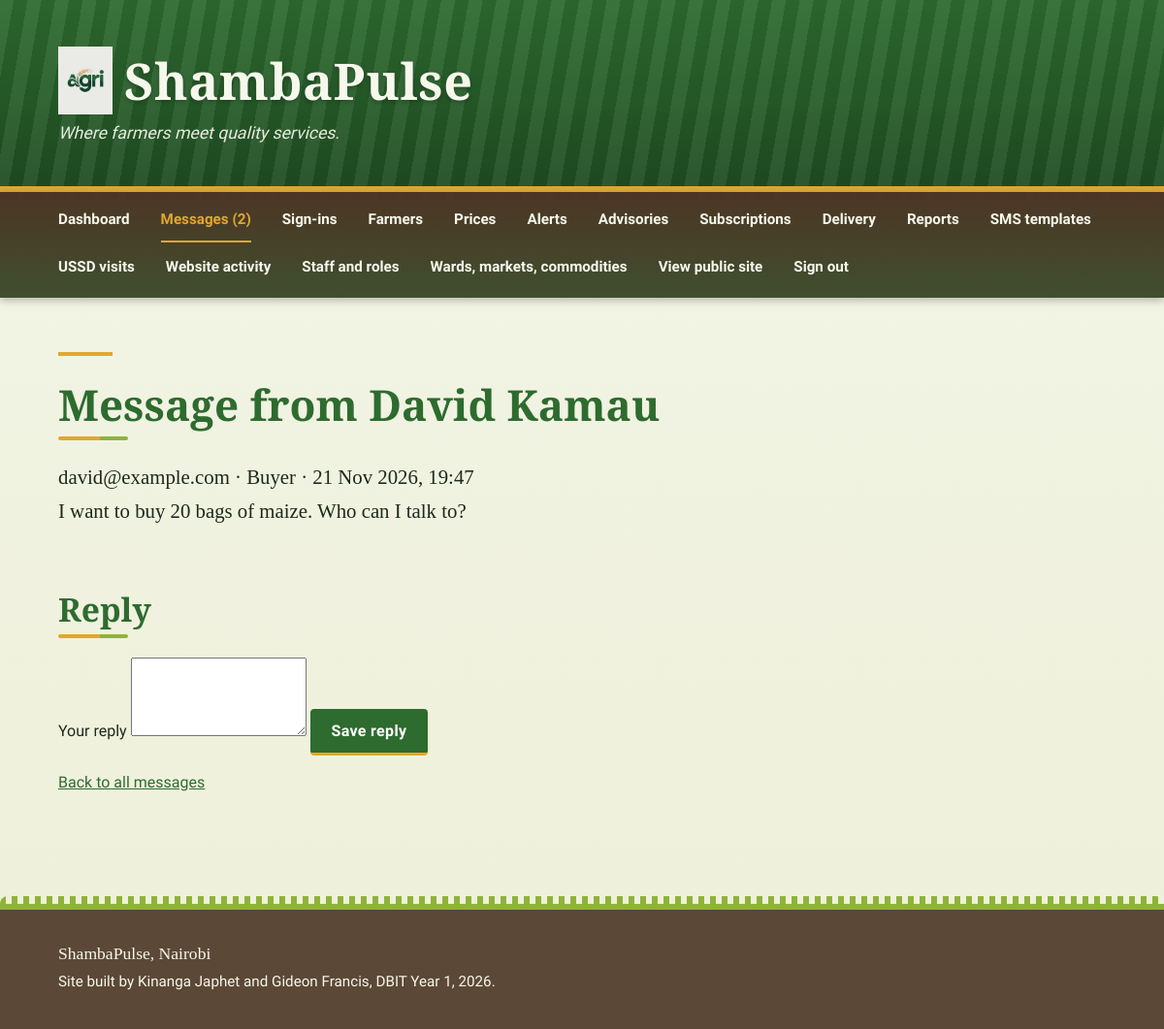
The app's page /admin/reply-message.php?id=2 (signed in) with its own data.
### tables this page shows
CREATE TABLE message (
  message_id INT AUTO_INCREMENT PRIMARY KEY,
  full_name VARCHAR(80) NOT NULL,
  email VARCHAR(100) NOT NULL,
  type VARCHAR(30) NOT NULL DEFAULT 'Farmer',
  message TEXT NOT NULL,
  reply TEXT,
  replied_at TIMESTAMP NULL,
  is_read TINYINT(1) NOT NULL DEFAULT 0,
  created_at TIMESTAMP NOT NULL DEFAULT CURRENT_TIMESTAMP
);

### includes/bootstrap.php (called while the page is built, shortened)
<?php
function db(): PDO {
    static $pdo = null;
    if ($pdo === null) {
        $pdo = new PDO(
            'mysql:host=' . DB_HOST . ';dbname=' . DB_NAME . ';charset=utf8mb4',
            DB_USER, DB_PASS,
            [PDO::ATTR_ERRMODE => PDO::ERRMODE_EXCEPTION, PDO::ATTR_DEFAULT_FETCH_MODE => PDO::FETCH_ASSOC]
        );
        ensure_columns($pdo);
    }
    return $pdo;
}
function ensure_columns(PDO $pdo): void {
    foreach ([
        "ALTER TABLE message ADD COLUMN is_read TINYINT(1) NOT NULL DEFAULT 0",
        "ALTER TABLE farmer ADD COLUMN password_hash VARCHAR(255) NULL",
        "ALTER TABLE farmer ADD COLUMN last_login_at TIMESTAMP NULL",
        "ALTER TABLE farmer ADD COLUMN consent_at TIMESTAMP NULL",
        "ALTER TABLE price ADD COLUMN recorded_by INT NULL",
        "ALTER TABLE alert ADD COLUMN title VARCHAR(120) NOT NULL DEFAULT ''",
        "ALTER TABLE alert ADD COLUMN severity VARCHAR(10) NOT NULL DEFAULT 'info'",
        "ALTER TABLE alert ADD COLUMN ward VARCHAR(50) NOT NULL DEFAULT ''",
        "ALTER TABLE alert ADD COLUMN created_by INT NULL",
    ] as $sql) {
        try { $pdo->exec($sql); } catch (Throwable $e) {  }
    }
    ensure_doc_tables($pdo);
}
function ensure_doc_tables(PDO $pdo): void {
    foreach ($tables as $sql) {
        try { $pdo->exec($sql); } catch (Throwable $e) {  }
    }
    try {
        if ((int)($pdo->query("SELECT COUNT(*) FROM ward")->fetchColumn()) === 0) {
            $pdo->exec("INSERT INTO ward (name, lat, lon) VALUES ('Ahero', -0.1728, 34.9214), ('Awasi/Onjiko', -0.1833, 34.9833), ('East Kano/Wawidhi', -0.2167, 34.9667), ('Kabonyo/Kanyagwal', -0.2833, 34.9167), ('Kobura', -0.2333, 34.8333)");
        }
        if ((int)($pdo->query("SELECT COUNT(*) FROM market")->fetchColumn()) === 0) {
            $pdo->exec("INSERT INTO market (name, ward) VALUES ('Ahero', 'Ahero'), ('Awasi', 'Awasi/Onjiko'), ('Rabuor', 'Kobura'), ('Pap Onditi', 'East Kano/Wawidhi'), ('Nyando', 'Kabonyo/Kanyagwal'), ('Katito', 'East Kano/Wawidhi')");
        }
        if ((int)($pdo->query("SELECT COUNT(*) FROM commodity")->fetchColumn()) === 0) {
            $pdo->exec("INSERT INTO commodity (name, unit) VALUES ('Maize', '90kg bag'), ('Beans', '90kg bag'), ('Rice', '90kg bag'), ('Sorghum', '90kg bag'), ('Finger Millet', '90kg bag'), ('Groundnuts', 'kg'), ('Tomatoes', 'kg'), ('Onions', 'kg'), ('Sukuma Wiki', 'bunch'), ('Milk', 'litre'), ('Eggs', 'tray'), ('Live Chicken', 'bird'), ('Goat', 'animal'), ('Cattle', 'animal')");
        }
        if ((int)($pdo->query("SELECT COUNT(*) FROM staff")->fetchColumn()) === 0) {
            $st = $pdo->prepare("INSERT INTO staff (name, username, email, password_hash, role, ward) VALUES (?,?,?,?,?,?)");
            $st->execute(['ShambaPulse Admin', 'admin', 'admin@shambapulse.ke', password_hash('admin123', PASSWORD_DEFAULT), 'admin', '']);
            $st->execute(['Ahero Extension Officer', 'officer', 'officer@shambapulse.ke', password_hash('Officer123!', PASSWORD_DEFAULT), 'officer', 'Ahero']);
        }
        if ((int)($pdo->query("SELECT COUNT(*) FROM forecast")->fetchColumn()) === 0) seed_forecasts($pdo);
        if ((int)($pdo->query("SELECT COUNT(*) FROM advisory")->fetchColumn()) === 0) {
            $pdo->exec("INSERT INTO advisory (title, body_en, body_sw, ward, published_by) VALUES ('Planting after the rains', 'Plant maize within 3 days of the first heavy rain. Use certified seed and apply fertilizer after germination, not before the rain.', 'Panda mahindi ndani ya siku 3 baada ya mvua ya kwanza. Tumia mbegu bora na weka mbolea baada ya kumea, si kabla ya mvua.', 'Ahero', 2), ('Mulching during dry spells', 'Cover your crops with dry grass or leaves to keep soil moisture. Water early in the morning or late in the evening.', 'Funika mazao yako kwa majani makavu ili kuhifadhi unyevu. Mwagilia maji asubuhi na mapema au jioni.', 'Awasi/Onjiko', 2), ('Vaccinate livestock before the rains', 'Take goats and cattle for vaccination at the nearest veterinary point before the heavy rains start.', 'Peleka mbuzi na ngombe kwa chanjo kwenye kituo cha mifugo kabla ya mvua kubwa kuanza.', 'Kobura', 2)");
        }
        if ((int)($pdo->query("SELECT COUNT(*) FROM subscription")->fetchColumn()) === 0) {
            $pdo->exec("INSERT IGNORE INTO subscription (farmer_id, ward, channel, active) SELECT farmer_id, ward, 'sms', subscribed FROM farmer");
        }
    } catch (Throwable $e) {  }
}
function q(string $sql, array $params = []): array {
    $st = db()->prepare($sql);
    $st->execute($params);
    return $st->fetchAll();
}
function e(?string $s): string {
    return htmlspecialchars((string)$s, ENT_QUOTES, 'UTF-8');
}
    ?>

### admin/reply-message.php (the view, shortened to what this page needs)
<?php
require_once __DIR__ . '/_admin.php';
$id = (int)($_GET['id'] ?? $_POST['id'] ?? 0);
$m = q('SELECT * FROM message WHERE message_id = ?', [$id])[0] ?? null;
?>
    <section class="page-intro">
        <h2>Message from <?= e($m['full_name']) ?></h2>
        <p><?= e($m['email']) ?> &middot; <?= e($m['type']) ?> &middot; <?= e(date('j M Y, H:i', strtotime($m['created_at']))) ?></p>
        <p><?= e($m['message']) ?></p>
    </section>
    <section class="contact-form-section">
        <h2>Reply</h2>
        <form method="post">
            <label for="reply">Your reply</label>
            <textarea id="reply" name="reply" rows="5" maxlength="2000" required><?= e($m['reply'] ?? '') ?></textarea>
            <button type="submit" class="hero-button">Save reply</button>
        </form>
        <p><a href="messages.php">Back to all messages</a></p>
    </section>

### css/style.css (style rules this page uses)
:root { --leaf: #2e6b2f; --leaf-dark: #1f4d22; --soil: #4a3322e2; --soil-dark: #404f2f; --grain: #e2a72e; --grain-dark: #c48d1c; --sprout: #8fb339; --field: #f3f5e8; --card: #ffffff; --ink: #1d2a1b; --ink-soft: #4d5a47; --font-head: 'Source Serif 4', Georgia, serif; --font-body: 'Source Sans 3', Arial, Helvetica, sans-serif; }
* { box-sizing: border-box; }
h1, h2, h3 { font-family: var(--font-head); font-weight: 600; line-height: 1.2; }
a { color: var(--leaf); }
body { margin: 0; color: var(--ink); line-height: 1.55; font-family: var(--font-body); background-color: var(--field); background-image: linear-gradient(180deg, #f3f5e8 0%, #eef0d9 100%); display: grid; grid-template-columns: minmax(0, 1fr) 18rem; grid-template-areas: "header header" "nav nav" "main aside" "footer footer"; }
.register-btn, .hero-button { display: inline-block; margin-top: 10px; padding: 13px 22px; background: var(--leaf); color: #fff; font-family: var(--font-body); font-size: 1rem; font-weight: 700; letter-spacing: 0.02em; text-decoration: none; border: 0; border-radius: 4px; border-bottom: 3px solid var(--grain); cursor: pointer; transition: background-color 0.2s ease, transform 0.2s ease; }
body.inner { --page-pad: max(1.5rem, calc((100% - 70rem) / 2 + 1.25rem)); }
body.inner main h2 { position: relative; margin: 0 0 1.25rem; padding-bottom: 0.6rem; color: var(--leaf); font-size: clamp(1.6rem, 3vw, 2.1rem); }
body.inner main h2::after { content: ""; position: absolute; left: 0; bottom: 0; width: 4.5rem; height: 4px; background: linear-gradient(90deg, var(--grain) 0 60%, var(--sprout) 60% 100%); border-radius: 2px; }
body.inner main > section { margin-top: 3.5rem; }
body.inner .page-intro { max-width: 46rem; margin-top: 0; padding: 3.5rem 0 0.5rem; }
body.inner .page-intro::before { content: ""; display: block; width: 3.5rem; height: 4px; margin-bottom: 1.5rem; background: var(--grain); }
body.inner .page-intro h2 { font-size: clamp(2rem, 4.5vw, 2.75rem); }
body.inner .page-intro p { margin: 0; font-family: var(--font-head); font-size: clamp(1.1rem, 2vw, 1.3rem); line-height: 1.7; }

### records on screen
message: full_name "David Kamau", email "david@example.com", type "Buyer", created_at "21 Nov 2026, 19:47", message "I want to buy 20 bags of maize. Who can I talk to?"

### other values on screen
$label "Dashboard"
$label "Messages (2)"
$label "Sign-ins"
$label "Farmers"
$label "Prices"
$label "Alerts"
$label "Advisories"
$label "Subscriptions"
$label "Delivery"
$label "Reports"
$label "SMS templates"
$label "USSD visits"
$label "Website activity"
$label "Staff and roles"
$label "Wards, markets, commodities"
